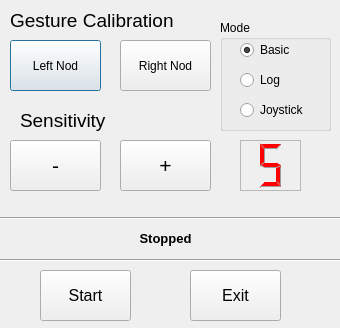
<?xml version="1.0" encoding="UTF-8"?>
<ui version="4.0">
 <class>Dialog</class>
 <widget class="QDialog" name="Dialog">
  <property name="geometry">
   <rect>
    <x>0</x>
    <y>0</y>
    <width>340</width>
    <height>328</height>
   </rect>
  </property>
  <property name="minimumSize">
   <size>
    <width>0</width>
    <height>0</height>
   </size>
  </property>
  <property name="windowTitle">
   <string>Dialog</string>
  </property>
  <property name="sizeGripEnabled">
   <bool>false</bool>
  </property>
  <widget class="QLabel" name="gestureLabel">
   <property name="geometry">
    <rect>
     <x>10</x>
     <y>10</y>
     <width>211</width>
     <height>21</height>
    </rect>
   </property>
   <property name="font">
    <font>
     <pointsize>14</pointsize>
    </font>
   </property>
   <property name="text">
    <string>Gesture Calibration</string>
   </property>
  </widget>
  <widget class="QPushButton" name="leftNodButton">
   <property name="geometry">
    <rect>
     <x>10</x>
     <y>40</y>
     <width>91</width>
     <height>51</height>
    </rect>
   </property>
   <property name="text">
    <string>Left Nod</string>
   </property>
  </widget>
  <widget class="QPushButton" name="rightNodButton">
   <property name="geometry">
    <rect>
     <x>120</x>
     <y>40</y>
     <width>91</width>
     <height>51</height>
    </rect>
   </property>
   <property name="text">
    <string>Right Nod</string>
   </property>
  </widget>
  <widget class="QLabel" name="gestureLabel_2">
   <property name="geometry">
    <rect>
     <x>20</x>
     <y>110</y>
     <width>131</width>
     <height>21</height>
    </rect>
   </property>
   <property name="font">
    <font>
     <pointsize>14</pointsize>
    </font>
   </property>
   <property name="text">
    <string>Sensitivity</string>
   </property>
  </widget>
  <widget class="QPushButton" name="minusButton">
   <property name="geometry">
    <rect>
     <x>10</x>
     <y>140</y>
     <width>91</width>
     <height>51</height>
    </rect>
   </property>
   <property name="font">
    <font>
     <pointsize>16</pointsize>
    </font>
   </property>
   <property name="text">
    <string>-</string>
   </property>
  </widget>
  <widget class="QPushButton" name="plusButton">
   <property name="geometry">
    <rect>
     <x>120</x>
     <y>140</y>
     <width>91</width>
     <height>51</height>
    </rect>
   </property>
   <property name="font">
    <font>
     <pointsize>16</pointsize>
    </font>
   </property>
   <property name="text">
    <string>+</string>
   </property>
  </widget>
  <widget class="QLCDNumber" name="lcdDisplay">
   <property name="geometry">
    <rect>
     <x>240</x>
     <y>140</y>
     <width>61</width>
     <height>51</height>
    </rect>
   </property>
   <property name="palette">
    <palette>
     <active>
      <colorrole role="WindowText">
       <brush brushstyle="SolidPattern">
        <color alpha="255">
         <red>255</red>
         <green>0</green>
         <blue>0</blue>
        </color>
       </brush>
      </colorrole>
      <colorrole role="Light">
       <brush brushstyle="SolidPattern">
        <color alpha="255">
         <red>255</red>
         <green>0</green>
         <blue>0</blue>
        </color>
       </brush>
      </colorrole>
      <colorrole role="Text">
       <brush brushstyle="SolidPattern">
        <color alpha="255">
         <red>255</red>
         <green>0</green>
         <blue>0</blue>
        </color>
       </brush>
      </colorrole>
      <colorrole role="ButtonText">
       <brush brushstyle="SolidPattern">
        <color alpha="255">
         <red>255</red>
         <green>0</green>
         <blue>0</blue>
        </color>
       </brush>
      </colorrole>
      <colorrole role="ToolTipText">
       <brush brushstyle="SolidPattern">
        <color alpha="255">
         <red>255</red>
         <green>0</green>
         <blue>0</blue>
        </color>
       </brush>
      </colorrole>
     </active>
     <inactive>
      <colorrole role="WindowText">
       <brush brushstyle="SolidPattern">
        <color alpha="255">
         <red>255</red>
         <green>0</green>
         <blue>0</blue>
        </color>
       </brush>
      </colorrole>
      <colorrole role="Light">
       <brush brushstyle="SolidPattern">
        <color alpha="255">
         <red>255</red>
         <green>0</green>
         <blue>0</blue>
        </color>
       </brush>
      </colorrole>
      <colorrole role="Text">
       <brush brushstyle="SolidPattern">
        <color alpha="255">
         <red>255</red>
         <green>0</green>
         <blue>0</blue>
        </color>
       </brush>
      </colorrole>
      <colorrole role="ButtonText">
       <brush brushstyle="SolidPattern">
        <color alpha="255">
         <red>255</red>
         <green>0</green>
         <blue>0</blue>
        </color>
       </brush>
      </colorrole>
      <colorrole role="ToolTipText">
       <brush brushstyle="SolidPattern">
        <color alpha="255">
         <red>255</red>
         <green>0</green>
         <blue>0</blue>
        </color>
       </brush>
      </colorrole>
     </inactive>
     <disabled>
      <colorrole role="WindowText">
       <brush brushstyle="SolidPattern">
        <color alpha="255">
         <red>120</red>
         <green>120</green>
         <blue>120</blue>
        </color>
       </brush>
      </colorrole>
      <colorrole role="Light">
       <brush brushstyle="SolidPattern">
        <color alpha="255">
         <red>255</red>
         <green>0</green>
         <blue>0</blue>
        </color>
       </brush>
      </colorrole>
      <colorrole role="Text">
       <brush brushstyle="SolidPattern">
        <color alpha="255">
         <red>120</red>
         <green>120</green>
         <blue>120</blue>
        </color>
       </brush>
      </colorrole>
      <colorrole role="ButtonText">
       <brush brushstyle="SolidPattern">
        <color alpha="255">
         <red>120</red>
         <green>120</green>
         <blue>120</blue>
        </color>
       </brush>
      </colorrole>
      <colorrole role="ToolTipText">
       <brush brushstyle="SolidPattern">
        <color alpha="255">
         <red>255</red>
         <green>0</green>
         <blue>0</blue>
        </color>
       </brush>
      </colorrole>
     </disabled>
    </palette>
   </property>
   <property name="font">
    <font>
     <pointsize>16</pointsize>
    </font>
   </property>
   <property name="frameShape">
    <enum>QFrame::StyledPanel</enum>
   </property>
   <property name="frameShadow">
    <enum>QFrame::Plain</enum>
   </property>
   <property name="numDigits">
    <number>1</number>
   </property>
   <property name="intValue" stdset="0">
    <number>5</number>
   </property>
  </widget>
  <widget class="Line" name="line">
   <property name="geometry">
    <rect>
     <x>0</x>
     <y>210</y>
     <width>341</width>
     <height>16</height>
    </rect>
   </property>
   <property name="orientation">
    <enum>Qt::Horizontal</enum>
   </property>
  </widget>
  <widget class="QPushButton" name="runButton">
   <property name="geometry">
    <rect>
     <x>40</x>
     <y>270</y>
     <width>91</width>
     <height>51</height>
    </rect>
   </property>
   <property name="font">
    <font>
     <pointsize>12</pointsize>
    </font>
   </property>
   <property name="text">
    <string>Start</string>
   </property>
  </widget>
  <widget class="QPushButton" name="exitButton">
   <property name="geometry">
    <rect>
     <x>190</x>
     <y>270</y>
     <width>91</width>
     <height>51</height>
    </rect>
   </property>
   <property name="font">
    <font>
     <pointsize>12</pointsize>
    </font>
   </property>
   <property name="text">
    <string>Exit</string>
   </property>
  </widget>
  <widget class="QGroupBox" name="groupBox">
   <property name="geometry">
    <rect>
     <x>220</x>
     <y>20</y>
     <width>111</width>
     <height>111</height>
    </rect>
   </property>
   <property name="title">
    <string>Mode</string>
   </property>
   <widget class="QRadioButton" name="basicButton">
    <property name="geometry">
     <rect>
      <x>20</x>
      <y>20</y>
      <width>95</width>
      <height>20</height>
     </rect>
    </property>
    <property name="text">
     <string>Basic</string>
    </property>
    <property name="checked">
     <bool>true</bool>
    </property>
   </widget>
   <widget class="QRadioButton" name="logButton">
    <property name="geometry">
     <rect>
      <x>20</x>
      <y>50</y>
      <width>95</width>
      <height>20</height>
     </rect>
    </property>
    <property name="text">
     <string>Log</string>
    </property>
   </widget>
   <widget class="QRadioButton" name="joystickButton">
    <property name="geometry">
     <rect>
      <x>20</x>
      <y>80</y>
      <width>95</width>
      <height>20</height>
     </rect>
    </property>
    <property name="text">
     <string>Joystick</string>
    </property>
   </widget>
  </widget>
  <widget class="QLabel" name="statusLabel">
   <property name="geometry">
    <rect>
     <x>10</x>
     <y>230</y>
     <width>311</width>
     <height>16</height>
    </rect>
   </property>
   <property name="font">
    <font>
     <pointsize>10</pointsize>
     <weight>75</weight>
     <bold>true</bold>
    </font>
   </property>
   <property name="text">
    <string>Stopped</string>
   </property>
   <property name="alignment">
    <set>Qt::AlignCenter</set>
   </property>
  </widget>
  <widget class="Line" name="line_2">
   <property name="geometry">
    <rect>
     <x>0</x>
     <y>250</y>
     <width>341</width>
     <height>20</height>
    </rect>
   </property>
   <property name="orientation">
    <enum>Qt::Horizontal</enum>
   </property>
  </widget>
 </widget>
 <resources/>
 <connections>
  <connection>
   <sender>minusButton</sender>
   <signal>clicked()</signal>
   <receiver>Dialog</receiver>
   <slot>accept()</slot>
   <hints>
    <hint type="sourcelabel">
     <x>85</x>
     <y>167</y>
    </hint>
    <hint type="destinationlabel">
     <x>137</x>
     <y>114</y>
    </hint>
   </hints>
  </connection>
  <connection>
   <sender>plusButton</sender>
   <signal>clicked()</signal>
   <receiver>Dialog</receiver>
   <slot>accept()</slot>
   <hints>
    <hint type="sourcelabel">
     <x>158</x>
     <y>169</y>
    </hint>
    <hint type="destinationlabel">
     <x>210</x>
     <y>123</y>
    </hint>
   </hints>
  </connection>
  <connection>
   <sender>leftNodButton</sender>
   <signal>clicked()</signal>
   <receiver>Dialog</receiver>
   <slot>accept()</slot>
   <hints>
    <hint type="sourcelabel">
     <x>68</x>
     <y>71</y>
    </hint>
    <hint type="destinationlabel">
     <x>117</x>
     <y>104</y>
    </hint>
   </hints>
  </connection>
  <connection>
   <sender>rightNodButton</sender>
   <signal>clicked()</signal>
   <receiver>Dialog</receiver>
   <slot>accept()</slot>
   <hints>
    <hint type="sourcelabel">
     <x>175</x>
     <y>68</y>
    </hint>
    <hint type="destinationlabel">
     <x>198</x>
     <y>107</y>
    </hint>
   </hints>
  </connection>
  <connection>
   <sender>runButton</sender>
   <signal>clicked()</signal>
   <receiver>Dialog</receiver>
   <slot>accept()</slot>
   <hints>
    <hint type="sourcelabel">
     <x>88</x>
     <y>264</y>
    </hint>
    <hint type="destinationlabel">
     <x>76</x>
     <y>203</y>
    </hint>
   </hints>
  </connection>
  <connection>
   <sender>exitButton</sender>
   <signal>clicked()</signal>
   <receiver>Dialog</receiver>
   <slot>accept()</slot>
   <hints>
    <hint type="sourcelabel">
     <x>241</x>
     <y>265</y>
    </hint>
    <hint type="destinationlabel">
     <x>222</x>
     <y>199</y>
    </hint>
   </hints>
  </connection>
  <connection>
   <sender>basicButton</sender>
   <signal>clicked()</signal>
   <receiver>Dialog</receiver>
   <slot>accept()</slot>
   <hints>
    <hint type="sourcelabel">
     <x>287</x>
     <y>49</y>
    </hint>
    <hint type="destinationlabel">
     <x>169</x>
     <y>154</y>
    </hint>
   </hints>
  </connection>
  <connection>
   <sender>logButton</sender>
   <signal>clicked()</signal>
   <receiver>Dialog</receiver>
   <slot>accept()</slot>
   <hints>
    <hint type="sourcelabel">
     <x>287</x>
     <y>79</y>
    </hint>
    <hint type="destinationlabel">
     <x>169</x>
     <y>154</y>
    </hint>
   </hints>
  </connection>
  <connection>
   <sender>joystickButton</sender>
   <signal>clicked()</signal>
   <receiver>Dialog</receiver>
   <slot>accept()</slot>
   <hints>
    <hint type="sourcelabel">
     <x>287</x>
     <y>109</y>
    </hint>
    <hint type="destinationlabel">
     <x>169</x>
     <y>154</y>
    </hint>
   </hints>
  </connection>
 </connections>
</ui>
